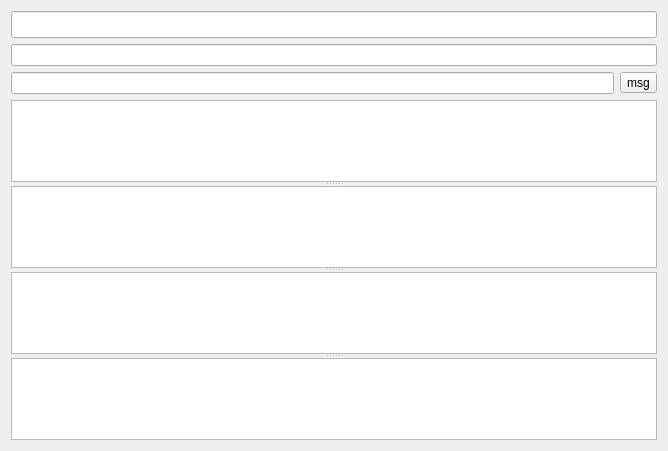
<?xml version="1.0" encoding="UTF-8"?>
<ui version="4.0">
 <class>MainWindow</class>
 <widget class="QMainWindow" name="MainWindow">
  <property name="geometry">
   <rect>
    <x>0</x>
    <y>0</y>
    <width>668</width>
    <height>451</height>
   </rect>
  </property>
  <property name="windowTitle">
   <string>MainWindow</string>
  </property>
  <widget class="QWidget" name="centralWidget">
   <layout class="QVBoxLayout" name="verticalLayout">
    <item>
     <widget class="QLineEdit" name="translationLineEdit">
      <property name="font">
       <font>
        <pointsize>12</pointsize>
       </font>
      </property>
      <property name="mouseTracking">
       <bool>false</bool>
      </property>
      <property name="focusPolicy">
       <enum>Qt::WheelFocus</enum>
      </property>
     </widget>
    </item>
    <item>
     <widget class="QLineEdit" name="translationEnLineEdit">
      <property name="mouseTracking">
       <bool>false</bool>
      </property>
      <property name="focusPolicy">
       <enum>Qt::WheelFocus</enum>
      </property>
     </widget>
    </item>
    <item>
     <layout class="QHBoxLayout" name="horizontalLayout">
      <item>
       <widget class="QLineEdit" name="lineEdit">
        <property name="mouseTracking">
         <bool>false</bool>
        </property>
        <property name="focusPolicy">
         <enum>Qt::WheelFocus</enum>
        </property>
        <property name="alignment">
         <set>Qt::AlignLeading|Qt::AlignLeft|Qt::AlignVCenter</set>
        </property>
       </widget>
      </item>
      <item>
       <widget class="QToolButton" name="pushButton">
        <property name="text">
         <string>msg</string>
        </property>
       </widget>
      </item>
     </layout>
    </item>
    <item>
     <widget class="QSplitter" name="splitter">
      <property name="orientation">
       <enum>Qt::Vertical</enum>
      </property>
      <widget class="QTextEdit" name="tagTextEdit">
       <property name="font">
        <font>
         <pointsize>12</pointsize>
         <weight>50</weight>
         <bold>false</bold>
        </font>
       </property>
      </widget>
      <widget class="QTextEdit" name="ceTextEdit">
       <property name="font">
        <font>
         <pointsize>12</pointsize>
         <weight>50</weight>
         <bold>false</bold>
        </font>
       </property>
      </widget>
      <widget class="QTextEdit" name="adjTextEdit">
       <property name="font">
        <font>
         <pointsize>12</pointsize>
         <weight>50</weight>
         <bold>false</bold>
        </font>
       </property>
       <property name="lineWrapMode">
        <enum>QTextEdit::NoWrap</enum>
       </property>
      </widget>
      <widget class="QTextEdit" name="decTextEdit">
       <property name="font">
        <font>
         <pointsize>12</pointsize>
         <weight>50</weight>
         <bold>false</bold>
        </font>
       </property>
       <property name="lineWrapMode">
        <enum>QTextEdit::NoWrap</enum>
       </property>
      </widget>
     </widget>
    </item>
   </layout>
  </widget>
 </widget>
 <layoutdefault spacing="6" margin="11"/>
 <resources/>
 <connections/>
</ui>
